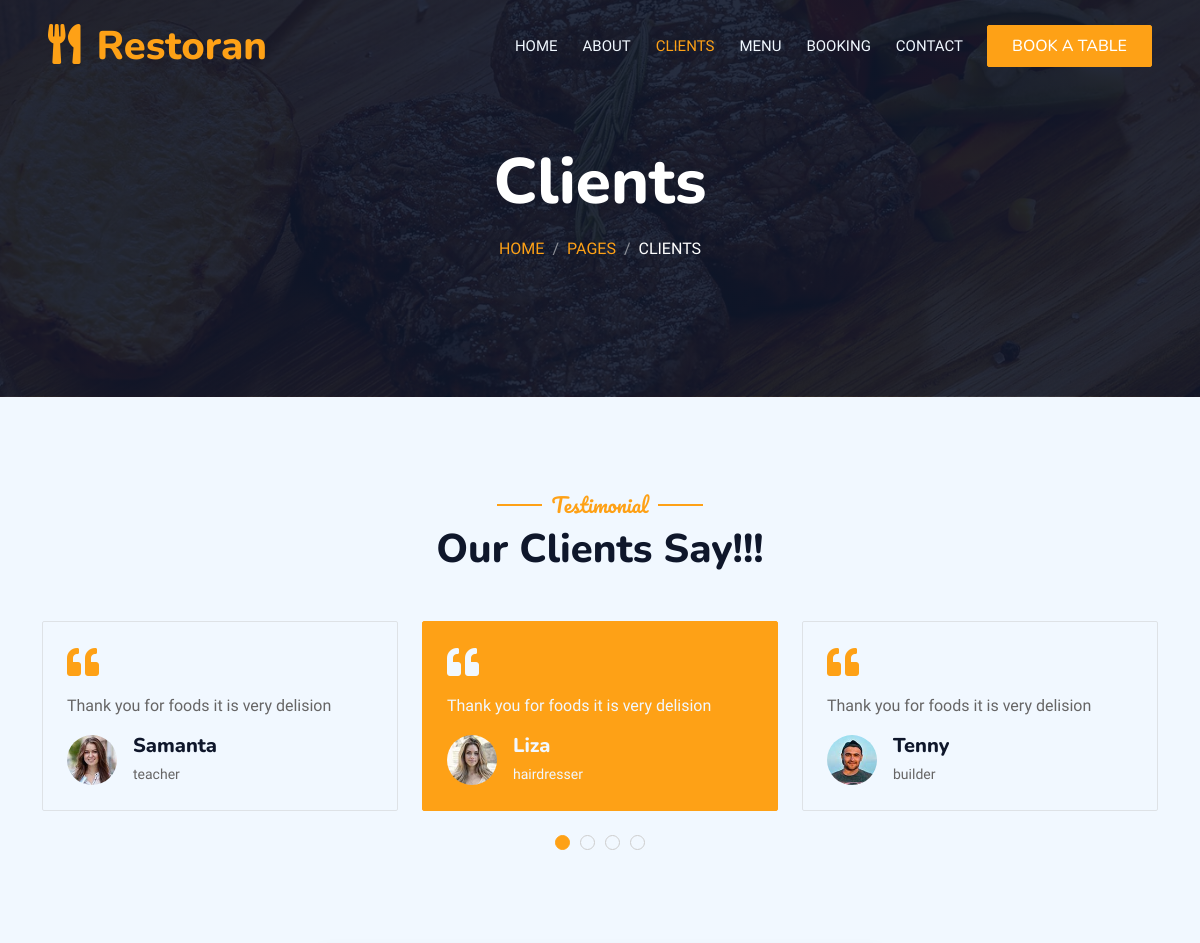
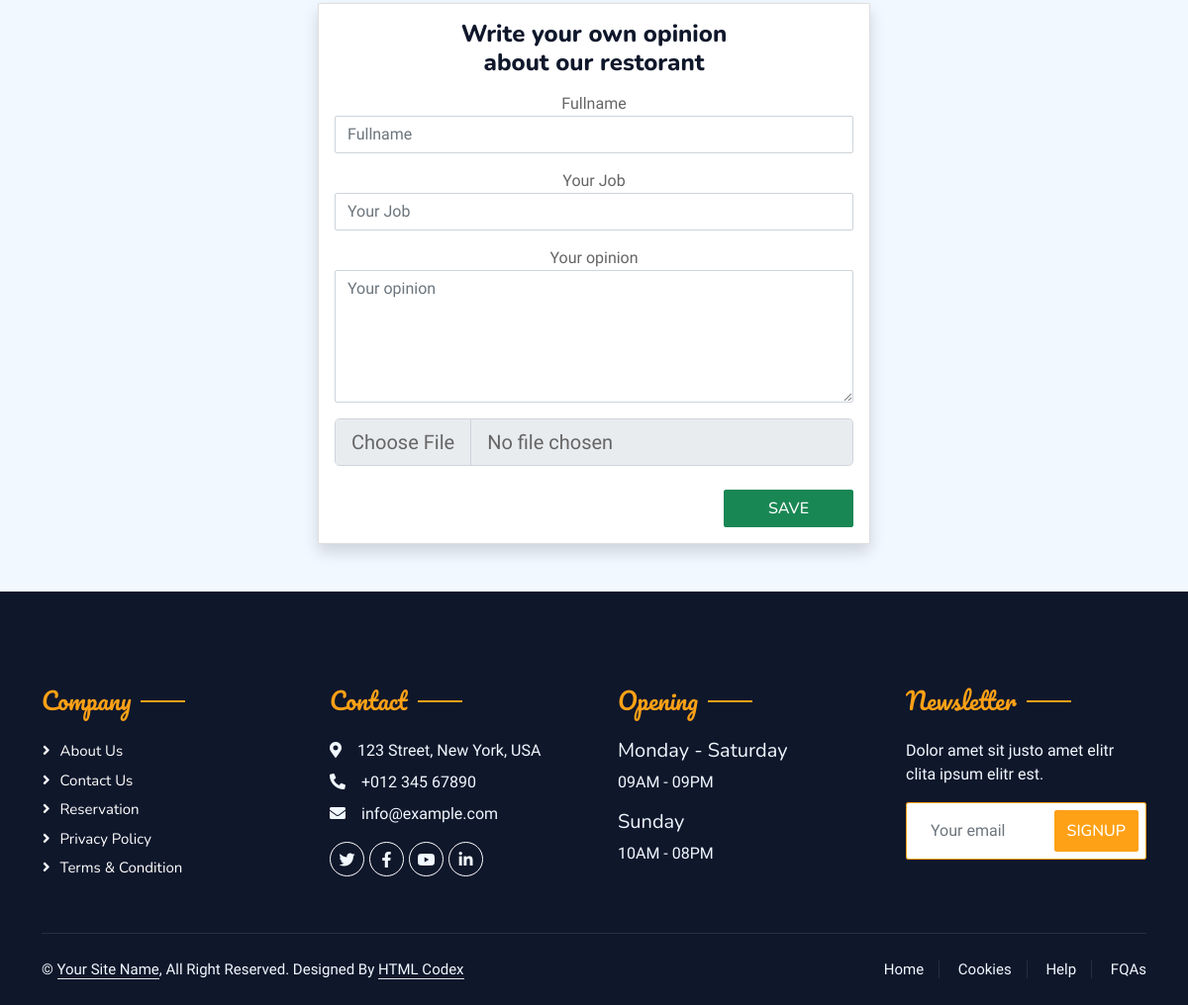
The app's page /service/ with its own data (2 pictures, top to bottom).
### food_app/models.py (models this page shows, shortened)
class Clients (models.Model):
    title=models.CharField(max_length=255)
    description=models.TextField(max_length=255)
    stoke=models.CharField(max_length=255)
    img = models.ImageField(upload_to='Clients/', null=True ,blank=True)

### food_app/views.py (the view, shortened to what this page needs)
# urls.py: path('service/', views.service, name='service'),
def service(request):
    client=Clients.objects.all()
    context={
            'client':client
    }
    return render(request, 'service.html',context)

### templates/service.html (shortened to what this page needs)
{% extends 'main.html' %}
{% load static %}
{% block content %}
        <div class="container-xxl position-relative p-0">
            <nav class="navbar navbar-expand-lg navbar-dark bg-dark px-4 px-lg-5 py-3 py-lg-0">
                <a href="" class="navbar-brand p-0">
                    <h1 class="text-primary m-0"><i class="fa fa-utensils me-3"></i>Restoran</h1>
                </a>
                <div class="collapse navbar-collapse" id="navbarCollapse">
                    <div class="navbar-nav ms-auto py-0 pe-4">
                        <a href="{% url 'home_page'%}" class="nav-item nav-link ">Home</a>
                        <a href="{% url 'about'%}" class="nav-item nav-link ">About</a>
                        <a href="{% url 'service'%}" class="nav-item nav-link active">Clients</a>
                        <a href="{% url 'menu'%}" class="nav-item nav-link">Menu</a>
                        <a href="{% url 'booking'%}" class="nav-item nav-link">Booking</a>
                        <a href="{%url 'contact'%}" class="nav-item nav-link">Contact</a>
                    </div>
                    <a href="" class="btn btn-primary py-2 px-4">Book A Table</a>
                </div>
            </nav>
            <div class="container-xxl py-5 bg-dark hero-header mb-5">
                <div class="container text-center my-5 pt-5 pb-4">
                    <h1 class="display-3 text-white mb-3 animated slideInDown">Clients</h1>
                    <nav aria-label="breadcrumb">
                        <ol class="breadcrumb justify-content-center text-uppercase">
                            <li class="breadcrumb-item"><a href="#">Home</a></li>
                            <li class="breadcrumb-item"><a href="#">Pages</a></li>
                            <li class="breadcrumb-item text-white active" aria-current="page">Clients</li>
                        </ol>
                    </nav>
                </div>
            </div>
        </div>
        <div class="container-xxl py-5 wow fadeInUp" data-wow-delay="0.1s">
    <div class="container">
        <div class="text-center">
            <h5 class="section-title ff-secondary text-center text-primary fw-normal">Testimonial</h5>
            <h1 class="mb-5">Our Clients Say!!!</h1>
        </div>
        <div class="owl-carousel testimonial-carousel">
            {%for clients in client%}
            <div class="testimonial-item bg-transparent border rounded p-4">
                <i class="fa fa-quote-left fa-2x text-primary mb-3"></i>
                <p>{{clients.description}}</p>
                <div class="d-flex align-items-center">
                    <img class="img-fluid flex-shrink-0 rounded-circle" src="/media/{{clients.img}}" style="width: 50px; height: 50px;">
                    <div class="ps-3">
                        <h5 class="mb-1">{{clients.title}}</h5>
                        <small>{{clients.stoke}}</small>
                    </div>
                </div>
            </div>
            {%endfor%}
        </div>
    </div>
</div>
        <div class="container">
            <center>
                <div class="card card-body mt-5 w-50 shadow">
                    <div class="card-title d-flex  justify-content-center">
                        <h4>Write your own opinion <br> about our restorant </h4>
                    </div>
                    <form action="" method="post" enctype="multipart/form-data">
                        <label>Fullname</label>
                        <input required name="title" class="form-control mb-3" type="text" placeholder="Fullname">
                         <label>Your Job</label>
                         <input required name="stoke" class="form-control mb-3" type="text" placeholder="Your Job">
                        <label>Your opinion</label>
                        <textarea required class="form-control mb-3" name="description" rows="5" placeholder="Your opinion"></textarea>
                        <div>
                            <input type="file" name="img" class="form-control form-control-lg" id="floatingInput">
                        </div>
                        <br>
                        <div class="d-flex justify-content-end">
                            <button type="submit" class="btn btn-success w-25">Save</button>
                        </div>
                    </form>
                </div>
            </center>
        </div>
{%endblock%}

### static/css/style.css (style rules this page uses)
:root { --primary: #FEA116; --light: #F1F8FF; --dark: #0F172B; }
.ff-secondary { font-family: 'Pacifico', cursive; }
.btn { font-family: 'Nunito', sans-serif; font-weight: 500; text-transform: uppercase; transition: .5s; }
.btn.btn-primary, .btn.btn-secondary { color: #FFFFFF; }
.navbar-dark .navbar-nav .nav-link { position: relative; margin-left: 25px; padding: 35px 0; font-size: 15px; color: var(--light) !important; text-transform: uppercase; font-weight: 500; outline: none; transition: .5s; }
.navbar-dark .navbar-nav .nav-link:hover, .navbar-dark .navbar-nav .nav-link.active { color: var(--primary) !important; }
@media (min-width: 992px) { .navbar-dark { position: absolute; width: 100%; top: 0; left: 0; z-index: 999; background: transparent !important; } }
.hero-header { background: linear-gradient(rgba(15, 23, 43, .9), rgba(15, 23, 43, .9)), url(../img/bg-hero.jpg); background-position: center center; background-repeat: no-repeat; background-size: cover; }
.breadcrumb-item + .breadcrumb-item::before { color: rgba(255, 255, 255, .5); }
.section-title { position: relative; display: inline-block; }
.section-title::before { position: absolute; content: ""; width: 45px; height: 2px; top: 50%; left: -55px; margin-top: -1px; background: var(--primary); }
.section-title::after { position: absolute; content: ""; width: 45px; height: 2px; top: 50%; right: -55px; margin-top: -1px; background: var(--primary); }
.testimonial-carousel .owl-item .testimonial-item, .testimonial-carousel .owl-item.center .testimonial-item * { transition: .5s; }
.testimonial-carousel .owl-item.center .testimonial-item { background: var(--primary) !important; border-color: var(--primary) !important; }
.testimonial-carousel .owl-item.center .testimonial-item * { color: var(--light) !important; }

### records on screen
Clients: description "Thank you for foods it is very delision", img (picture), title "Liza", stoke "hairdresser"
Clients: description "Thank you for foods it is very delision", img (picture), title "Tenny", stoke "builder"
Clients: description "Thank you for foods it is very delision", img (picture), title "Samanta", stoke "teacher"
